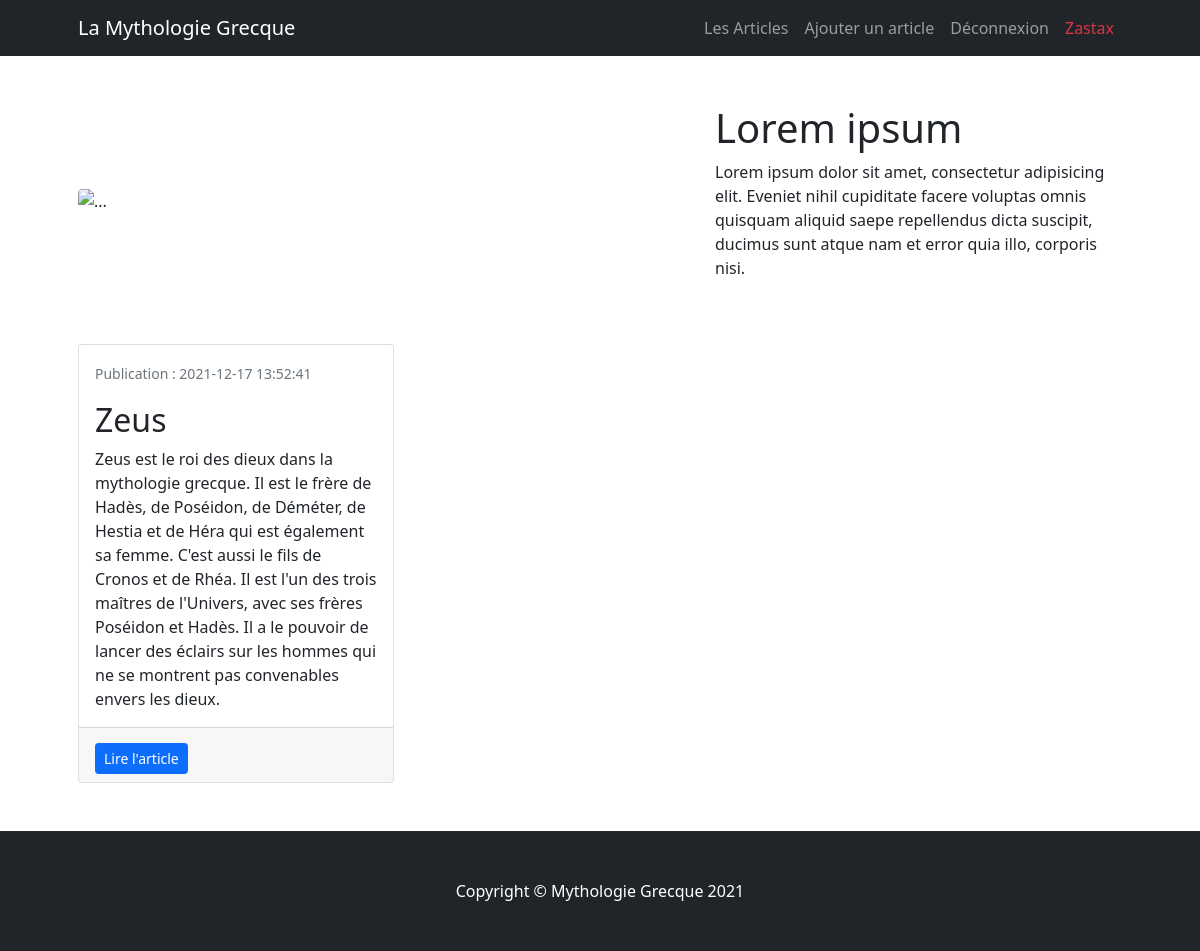
/index.php?connexion=ok (signed in), run on the app's committed database.
### tables this page shows
CREATE TABLE IF NOT EXISTS `article` (
  `id_article` int(11) NOT NULL AUTO_INCREMENT,
  `nom_article` varchar(100) NOT NULL,
  `desc_article` text NOT NULL,
  `date_article` datetime NOT NULL DEFAULT CURRENT_TIMESTAMP,
  `text_article` text NOT NULL,
  `img_article` varchar(100) NOT NULL,
  `id_user` int(11) DEFAULT NULL,
  PRIMARY KEY (`id_article`),
  KEY `article_user_FK` (`id_user`)
);

### bddMythologie/bddManager.php (called while the page is built, shortened)
<?php
function allArticle($db)
{
    $sql = "SELECT * FROM article ORDER BY date_article DESC";
    $req = $db->query($sql);
    $data = $req->fetchAll(PDO::FETCH_OBJ);
    return $data;
}

### index.php (the view, shortened to what this page needs)
<?php session_start();
include_once "bddMythologie/mythologie-bdd.php";
include_once "bddMythologie/bddManager.php";
$data = allArticle($db);
?>
<!DOCTYPE html>
<html lang="fr">
<head>
    <link href="css/styles.css" rel="stylesheet" />
    <link href="css/monstyle.css" rel="stylesheet" />
</head>
<body>
    <?php include_once "mythologie-header.html.php"; ?>
    <div class="container px-4 px-lg-5">
        <div class="row gx-4 gx-lg-5 align-items-center my-5">
            <div class="col-lg-7"><img class="img-fluid rounded mb-4 mb-lg-0" src="https://talivera.fr/actualites/wp-content/uploads/2021/03/Copie-de-Design-sans-titre-8.png" alt="..." /></div>
            <div class="col-lg-5">
                <h1 class="font-weight-light">Lorem ipsum</h1>
                <p>Lorem ipsum dolor sit amet, consectetur adipisicing elit. Eveniet nihil cupiditate facere voluptas omnis quisquam aliquid saepe repellendus dicta suscipit, ducimus sunt atque nam et error quia illo, corporis nisi.</p>
            </div>
        </div>
        <div class="row gx-4 gx-lg-5">
            <?php foreach ($data as $value) { ?>
                <div class="col-md-4 mb-5">
                    <div class="card h-100">
                        <div class="card-body">
                            <p class="card-text end"><small class="text-muted">Publication : <?= htmlspecialchars($value->date_article) ?></small></p>
                            <h2 class="card-title"><?= htmlspecialchars($value->nom_article) ?> </h2>
                            <p class="card-text"><?= htmlspecialchars($value->desc_article) ?></p>
                        </div>
                        <div class="card-footer"><a class="btn btn-primary btn-sm" href="mythologie-view-article.html.php?id=<?= $value->id_article ?>">Lire l'article</a></div>
                    </div>
                </div>
            <?php } ?>
        </div>
    </div>
    <?php include_once "mythologie-footer.html.php"; ?>
</body>
</html>

### css/monstyle.css (style rules this page uses)
.btn { margin-top: 0.5em; }

### data on the page
article: date_article "2021-12-17 13:52:41", nom_article "Zeus", desc_article "Zeus est le roi des dieux dans la mythologie grecque. Il est le frère de Hadès, de Poséidon, de Déméter, de Hestia et de Héra qui est également sa femme. C'est aussi le fils de Cronos et de Rhéa. Il est l'un des trois maîtres de l'Univers, avec ses frères Poséidon et Hadès. Il a le pouvoir de lancer des éclairs sur les hommes qui ne se montrent pas convenables envers les dieux."

### other printed values
$_SESSION['pseudo'] "Zastax"
